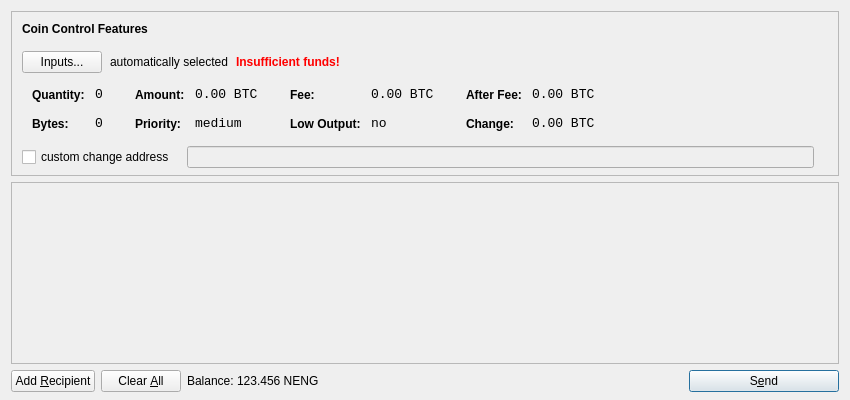
<?xml version="1.0" encoding="UTF-8"?>
<ui version="4.0">
 <class>SendCoinsDialog</class>
 <widget class="QDialog" name="SendCoinsDialog">
  <property name="geometry">
   <rect>
    <x>0</x>
    <y>0</y>
    <width>850</width>
    <height>400</height>
   </rect>
  </property>
  <property name="windowTitle">
   <string>Send Coins</string>
  </property>
  <layout class="QVBoxLayout" name="verticalLayout" stretch="0,1,0">
   <property name="bottomMargin">
    <number>8</number>
   </property>
   <item>
    <widget class="QFrame" name="frameCoinControl">
     <property name="sizePolicy">
      <sizepolicy hsizetype="Expanding" vsizetype="Expanding">
       <horstretch>0</horstretch>
       <verstretch>0</verstretch>
      </sizepolicy>
     </property>
     <property name="maximumSize">
      <size>
       <width>16777215</width>
       <height>16777215</height>
      </size>
     </property>
     <property name="frameShape">
      <enum>QFrame::StyledPanel</enum>
     </property>
     <property name="frameShadow">
      <enum>QFrame::Sunken</enum>
     </property>
     <layout class="QVBoxLayout" name="verticalLayoutCoinControl2">
      <property name="spacing">
       <number>-1</number>
      </property>
      <property name="leftMargin">
       <number>0</number>
      </property>
      <property name="topMargin">
       <number>0</number>
      </property>
      <property name="rightMargin">
       <number>0</number>
      </property>
      <property name="bottomMargin">
       <number>6</number>
      </property>
      <item>
       <layout class="QVBoxLayout" name="verticalLayoutCoinControl" stretch="0,0,0,0,1">
        <property name="spacing">
         <number>0</number>
        </property>
        <property name="leftMargin">
         <number>10</number>
        </property>
        <property name="topMargin">
         <number>10</number>
        </property>
        <item>
         <layout class="QHBoxLayout" name="horizontalLayoutCoinControl1">
          <property name="bottomMargin">
           <number>15</number>
          </property>
          <item>
           <widget class="QLabel" name="labelCoinControlFeatures">
            <property name="sizePolicy">
             <sizepolicy hsizetype="Preferred" vsizetype="Maximum">
              <horstretch>0</horstretch>
              <verstretch>0</verstretch>
             </sizepolicy>
            </property>
            <property name="font">
             <font>
              <weight>75</weight>
              <bold>true</bold>
             </font>
            </property>
            <property name="styleSheet">
             <string notr="true">font-weight:bold;</string>
            </property>
            <property name="text">
             <string>Coin Control Features</string>
            </property>
           </widget>
          </item>
         </layout>
        </item>
        <item>
         <layout class="QHBoxLayout" name="horizontalLayoutCoinControl2" stretch="0,0,0,0">
          <property name="spacing">
           <number>8</number>
          </property>
          <property name="bottomMargin">
           <number>10</number>
          </property>
          <item>
           <widget class="QPushButton" name="pushButtonCoinControl">
            <property name="styleSheet">
             <string notr="true"/>
            </property>
            <property name="text">
             <string>Inputs...</string>
            </property>
           </widget>
          </item>
          <item>
           <widget class="QLabel" name="labelCoinControlAutomaticallySelected">
            <property name="text">
             <string>automatically selected</string>
            </property>
            <property name="margin">
             <number>5</number>
            </property>
           </widget>
          </item>
          <item>
           <widget class="QLabel" name="labelCoinControlInsuffFunds">
            <property name="font">
             <font>
              <weight>75</weight>
              <bold>true</bold>
             </font>
            </property>
            <property name="styleSheet">
             <string notr="true">color:red;font-weight:bold;</string>
            </property>
            <property name="text">
             <string>Insufficient funds!</string>
            </property>
            <property name="margin">
             <number>5</number>
            </property>
           </widget>
          </item>
          <item>
           <spacer name="horizontalSpacerCoinControl">
            <property name="orientation">
             <enum>Qt::Horizontal</enum>
            </property>
            <property name="sizeHint" stdset="0">
             <size>
              <width>40</width>
              <height>1</height>
             </size>
            </property>
           </spacer>
          </item>
         </layout>
        </item>
        <item>
         <widget class="QWidget" name="widgetCoinControl" native="true">
          <property name="sizePolicy">
           <sizepolicy hsizetype="Preferred" vsizetype="Preferred">
            <horstretch>0</horstretch>
            <verstretch>0</verstretch>
           </sizepolicy>
          </property>
          <property name="minimumSize">
           <size>
            <width>0</width>
            <height>0</height>
           </size>
          </property>
          <property name="styleSheet">
           <string notr="true"/>
          </property>
          <layout class="QHBoxLayout" name="horizontalLayoutCoinControl5">
           <property name="margin">
            <number>0</number>
           </property>
           <item>
            <layout class="QHBoxLayout" name="horizontalLayoutCoinControl3" stretch="0,0,0,1">
             <property name="spacing">
              <number>20</number>
             </property>
             <property name="topMargin">
              <number>0</number>
             </property>
             <property name="bottomMargin">
              <number>10</number>
             </property>
             <item>
              <layout class="QFormLayout" name="formLayoutCoinControl1">
               <property name="horizontalSpacing">
                <number>10</number>
               </property>
               <property name="verticalSpacing">
                <number>14</number>
               </property>
               <property name="leftMargin">
                <number>10</number>
               </property>
               <property name="topMargin">
                <number>4</number>
               </property>
               <property name="rightMargin">
                <number>6</number>
               </property>
               <item row="0" column="0">
                <widget class="QLabel" name="labelCoinControlQuantityText">
                 <property name="styleSheet">
                  <string notr="true">font-weight:bold;</string>
                 </property>
                 <property name="text">
                  <string>Quantity:</string>
                 </property>
                 <property name="margin">
                  <number>0</number>
                 </property>
                </widget>
               </item>
               <item row="0" column="1">
                <widget class="QLabel" name="labelCoinControlQuantity">
                 <property name="font">
                  <font>
                   <family>Monospace</family>
                   <pointsize>10</pointsize>
                  </font>
                 </property>
                 <property name="cursor">
                  <cursorShape>IBeamCursor</cursorShape>
                 </property>
                 <property name="contextMenuPolicy">
                  <enum>Qt::ActionsContextMenu</enum>
                 </property>
                 <property name="text">
                  <string notr="true">0</string>
                 </property>
                 <property name="margin">
                  <number>0</number>
                 </property>
                 <property name="textInteractionFlags">
                  <set>Qt::LinksAccessibleByMouse|Qt::TextSelectableByKeyboard|Qt::TextSelectableByMouse</set>
                 </property>
                </widget>
               </item>
               <item row="1" column="0">
                <widget class="QLabel" name="labelCoinControlBytesText">
                 <property name="styleSheet">
                  <string notr="true">font-weight:bold;</string>
                 </property>
                 <property name="text">
                  <string>Bytes:</string>
                 </property>
                </widget>
               </item>
               <item row="1" column="1">
                <widget class="QLabel" name="labelCoinControlBytes">
                 <property name="font">
                  <font>
                   <family>Monospace</family>
                   <pointsize>10</pointsize>
                  </font>
                 </property>
                 <property name="cursor">
                  <cursorShape>IBeamCursor</cursorShape>
                 </property>
                 <property name="contextMenuPolicy">
                  <enum>Qt::ActionsContextMenu</enum>
                 </property>
                 <property name="text">
                  <string notr="true">0</string>
                 </property>
                 <property name="textInteractionFlags">
                  <set>Qt::LinksAccessibleByMouse|Qt::TextSelectableByKeyboard|Qt::TextSelectableByMouse</set>
                 </property>
                </widget>
               </item>
              </layout>
             </item>
             <item>
              <layout class="QFormLayout" name="formLayoutCoinControl2">
               <property name="horizontalSpacing">
                <number>10</number>
               </property>
               <property name="verticalSpacing">
                <number>14</number>
               </property>
               <property name="leftMargin">
                <number>6</number>
               </property>
               <property name="topMargin">
                <number>4</number>
               </property>
               <property name="rightMargin">
                <number>6</number>
               </property>
               <item row="0" column="0">
                <widget class="QLabel" name="labelCoinControlAmountText">
                 <property name="styleSheet">
                  <string notr="true">font-weight:bold;</string>
                 </property>
                 <property name="text">
                  <string>Amount:</string>
                 </property>
                 <property name="margin">
                  <number>0</number>
                 </property>
                </widget>
               </item>
               <item row="0" column="1">
                <widget class="QLabel" name="labelCoinControlAmount">
                 <property name="font">
                  <font>
                   <family>Monospace</family>
                   <pointsize>10</pointsize>
                  </font>
                 </property>
                 <property name="cursor">
                  <cursorShape>IBeamCursor</cursorShape>
                 </property>
                 <property name="contextMenuPolicy">
                  <enum>Qt::ActionsContextMenu</enum>
                 </property>
                 <property name="text">
                  <string notr="true">0.00 BTC</string>
                 </property>
                 <property name="textInteractionFlags">
                  <set>Qt::LinksAccessibleByMouse|Qt::TextSelectableByKeyboard|Qt::TextSelectableByMouse</set>
                 </property>
                </widget>
               </item>
               <item row="1" column="0">
                <widget class="QLabel" name="labelCoinControlPriorityText">
                 <property name="styleSheet">
                  <string notr="true">font-weight:bold;</string>
                 </property>
                 <property name="text">
                  <string>Priority:</string>
                 </property>
                </widget>
               </item>
               <item row="1" column="1">
                <widget class="QLabel" name="labelCoinControlPriority">
                 <property name="font">
                  <font>
                   <family>Monospace</family>
                   <pointsize>10</pointsize>
                  </font>
                 </property>
                 <property name="cursor">
                  <cursorShape>IBeamCursor</cursorShape>
                 </property>
                 <property name="contextMenuPolicy">
                  <enum>Qt::ActionsContextMenu</enum>
                 </property>
                 <property name="text">
                  <string>medium</string>
                 </property>
                 <property name="textInteractionFlags">
                  <set>Qt::LinksAccessibleByMouse|Qt::TextSelectableByKeyboard|Qt::TextSelectableByMouse</set>
                 </property>
                </widget>
               </item>
              </layout>
             </item>
             <item>
              <layout class="QFormLayout" name="formLayoutCoinControl3">
               <property name="horizontalSpacing">
                <number>10</number>
               </property>
               <property name="verticalSpacing">
                <number>14</number>
               </property>
               <property name="leftMargin">
                <number>6</number>
               </property>
               <property name="topMargin">
                <number>4</number>
               </property>
               <property name="rightMargin">
                <number>6</number>
               </property>
               <item row="0" column="0">
                <widget class="QLabel" name="labelCoinControlFeeText">
                 <property name="styleSheet">
                  <string notr="true">font-weight:bold;</string>
                 </property>
                 <property name="text">
                  <string>Fee:</string>
                 </property>
                 <property name="margin">
                  <number>0</number>
                 </property>
                </widget>
               </item>
               <item row="0" column="1">
                <widget class="QLabel" name="labelCoinControlFee">
                 <property name="font">
                  <font>
                   <family>Monospace</family>
                   <pointsize>10</pointsize>
                  </font>
                 </property>
                 <property name="cursor">
                  <cursorShape>IBeamCursor</cursorShape>
                 </property>
                 <property name="contextMenuPolicy">
                  <enum>Qt::ActionsContextMenu</enum>
                 </property>
                 <property name="text">
                  <string notr="true">0.00 BTC</string>
                 </property>
                 <property name="textInteractionFlags">
                  <set>Qt::LinksAccessibleByMouse|Qt::TextSelectableByKeyboard|Qt::TextSelectableByMouse</set>
                 </property>
                </widget>
               </item>
               <item row="1" column="0">
                <widget class="QLabel" name="labelCoinControlLowOutputText">
                 <property name="styleSheet">
                  <string notr="true">font-weight:bold;</string>
                 </property>
                 <property name="text">
                  <string>Low Output:</string>
                 </property>
                </widget>
               </item>
               <item row="1" column="1">
                <widget class="QLabel" name="labelCoinControlLowOutput">
                 <property name="font">
                  <font>
                   <family>Monospace</family>
                   <pointsize>10</pointsize>
                  </font>
                 </property>
                 <property name="cursor">
                  <cursorShape>IBeamCursor</cursorShape>
                 </property>
                 <property name="contextMenuPolicy">
                  <enum>Qt::ActionsContextMenu</enum>
                 </property>
                 <property name="text">
                  <string>no</string>
                 </property>
                 <property name="textInteractionFlags">
                  <set>Qt::LinksAccessibleByMouse|Qt::TextSelectableByKeyboard|Qt::TextSelectableByMouse</set>
                 </property>
                </widget>
               </item>
              </layout>
             </item>
             <item>
              <layout class="QFormLayout" name="formLayoutCoinControl4">
               <property name="horizontalSpacing">
                <number>10</number>
               </property>
               <property name="verticalSpacing">
                <number>14</number>
               </property>
               <property name="leftMargin">
                <number>6</number>
               </property>
               <property name="topMargin">
                <number>4</number>
               </property>
               <property name="rightMargin">
                <number>6</number>
               </property>
               <item row="0" column="0">
                <widget class="QLabel" name="labelCoinControlAfterFeeText">
                 <property name="styleSheet">
                  <string notr="true">font-weight:bold;</string>
                 </property>
                 <property name="text">
                  <string>After Fee:</string>
                 </property>
                 <property name="margin">
                  <number>0</number>
                 </property>
                </widget>
               </item>
               <item row="0" column="1">
                <widget class="QLabel" name="labelCoinControlAfterFee">
                 <property name="font">
                  <font>
                   <family>Monospace</family>
                   <pointsize>10</pointsize>
                  </font>
                 </property>
                 <property name="cursor">
                  <cursorShape>IBeamCursor</cursorShape>
                 </property>
                 <property name="contextMenuPolicy">
                  <enum>Qt::ActionsContextMenu</enum>
                 </property>
                 <property name="text">
                  <string notr="true">0.00 BTC</string>
                 </property>
                 <property name="textInteractionFlags">
                  <set>Qt::LinksAccessibleByMouse|Qt::TextSelectableByKeyboard|Qt::TextSelectableByMouse</set>
                 </property>
                </widget>
               </item>
               <item row="1" column="0">
                <widget class="QLabel" name="labelCoinControlChangeText">
                 <property name="styleSheet">
                  <string notr="true">font-weight:bold;</string>
                 </property>
                 <property name="text">
                  <string>Change:</string>
                 </property>
                </widget>
               </item>
               <item row="1" column="1">
                <widget class="QLabel" name="labelCoinControlChange">
                 <property name="font">
                  <font>
                   <family>Monospace</family>
                   <pointsize>10</pointsize>
                  </font>
                 </property>
                 <property name="cursor">
                  <cursorShape>IBeamCursor</cursorShape>
                 </property>
                 <property name="contextMenuPolicy">
                  <enum>Qt::ActionsContextMenu</enum>
                 </property>
                 <property name="text">
                  <string notr="true">0.00 BTC</string>
                 </property>
                 <property name="textInteractionFlags">
                  <set>Qt::LinksAccessibleByMouse|Qt::TextSelectableByKeyboard|Qt::TextSelectableByMouse</set>
                 </property>
                </widget>
               </item>
              </layout>
             </item>
            </layout>
           </item>
          </layout>
         </widget>
        </item>
        <item>
         <layout class="QHBoxLayout" name="horizontalLayoutCoinControl4" stretch="0,0,0">
          <property name="spacing">
           <number>12</number>
          </property>
          <property name="sizeConstraint">
           <enum>QLayout::SetDefaultConstraint</enum>
          </property>
          <property name="topMargin">
           <number>5</number>
          </property>
          <property name="rightMargin">
           <number>5</number>
          </property>
          <item>
           <widget class="QCheckBox" name="checkBoxCoinControlChange">
            <property name="text">
             <string>custom change address</string>
            </property>
           </widget>
          </item>
          <item>
           <widget class="QLineEdit" name="lineEditCoinControlChange">
            <property name="enabled">
             <bool>false</bool>
            </property>
            <property name="sizePolicy">
             <sizepolicy hsizetype="Expanding" vsizetype="Fixed">
              <horstretch>0</horstretch>
              <verstretch>0</verstretch>
             </sizepolicy>
            </property>
           </widget>
          </item>
          <item>
           <widget class="QLabel" name="labelCoinControlChangeLabel">
            <property name="sizePolicy">
             <sizepolicy hsizetype="Preferred" vsizetype="Expanding">
              <horstretch>0</horstretch>
              <verstretch>0</verstretch>
             </sizepolicy>
            </property>
            <property name="minimumSize">
             <size>
              <width>0</width>
              <height>0</height>
             </size>
            </property>
            <property name="text">
             <string/>
            </property>
            <property name="margin">
             <number>3</number>
            </property>
           </widget>
          </item>
         </layout>
        </item>
        <item>
         <spacer name="verticalSpacerCoinControl">
          <property name="orientation">
           <enum>Qt::Vertical</enum>
          </property>
          <property name="sizeHint" stdset="0">
           <size>
            <width>800</width>
            <height>1</height>
           </size>
          </property>
         </spacer>
        </item>
       </layout>
      </item>
     </layout>
    </widget>
   </item>
   <item>
    <widget class="QScrollArea" name="scrollArea">
     <property name="widgetResizable">
      <bool>true</bool>
     </property>
     <widget class="QWidget" name="scrollAreaWidgetContents">
      <property name="geometry">
       <rect>
        <x>0</x>
        <y>0</y>
        <width>830</width>
        <height>165</height>
       </rect>
      </property>
      <layout class="QVBoxLayout" name="verticalLayout_2">
       <property name="margin">
        <number>0</number>
       </property>
       <item>
        <layout class="QVBoxLayout" name="entries">
         <property name="spacing">
          <number>6</number>
         </property>
        </layout>
       </item>
       <item>
        <spacer name="verticalSpacer">
         <property name="orientation">
          <enum>Qt::Vertical</enum>
         </property>
         <property name="sizeHint" stdset="0">
          <size>
           <width>20</width>
           <height>40</height>
          </size>
         </property>
        </spacer>
       </item>
      </layout>
     </widget>
    </widget>
   </item>
   <item>
    <layout class="QHBoxLayout" name="horizontalLayout">
     <item>
      <widget class="QPushButton" name="addButton">
       <property name="toolTip">
        <string>Send to multiple recipients at once</string>
       </property>
       <property name="text">
        <string>Add &amp;Recipient</string>
       </property>
       <property name="icon">
        <iconset resource="../bitcoin.qrc">
         <normaloff>:/icons/add</normaloff>:/icons/add</iconset>
       </property>
       <property name="autoDefault">
        <bool>false</bool>
       </property>
      </widget>
     </item>
     <item>
      <widget class="QPushButton" name="clearButton">
       <property name="sizePolicy">
        <sizepolicy hsizetype="Minimum" vsizetype="Fixed">
         <horstretch>0</horstretch>
         <verstretch>0</verstretch>
        </sizepolicy>
       </property>
       <property name="toolTip">
        <string>Remove all transaction fields</string>
       </property>
       <property name="text">
        <string>Clear &amp;All</string>
       </property>
       <property name="icon">
        <iconset resource="../bitcoin.qrc">
         <normaloff>:/icons/remove</normaloff>:/icons/remove</iconset>
       </property>
       <property name="autoRepeatDelay">
        <number>300</number>
       </property>
       <property name="autoDefault">
        <bool>false</bool>
       </property>
      </widget>
     </item>
     <item>
      <layout class="QHBoxLayout" name="horizontalLayout_2">
       <property name="spacing">
        <number>3</number>
       </property>
       <item>
        <widget class="QLabel" name="label">
         <property name="text">
          <string>Balance:</string>
         </property>
        </widget>
       </item>
       <item>
        <widget class="QLabel" name="labelBalance">
         <property name="cursor">
          <cursorShape>IBeamCursor</cursorShape>
         </property>
         <property name="text">
          <string>123.456 NENG</string>
         </property>
         <property name="textInteractionFlags">
          <set>Qt::LinksAccessibleByMouse|Qt::TextSelectableByKeyboard|Qt::TextSelectableByMouse</set>
         </property>
        </widget>
       </item>
      </layout>
     </item>
     <item>
      <spacer name="horizontalSpacer">
       <property name="orientation">
        <enum>Qt::Horizontal</enum>
       </property>
       <property name="sizeHint" stdset="0">
        <size>
         <width>40</width>
         <height>20</height>
        </size>
       </property>
      </spacer>
     </item>
     <item>
      <widget class="QPushButton" name="sendButton">
       <property name="minimumSize">
        <size>
         <width>150</width>
         <height>0</height>
        </size>
       </property>
       <property name="toolTip">
        <string>Confirm the send action</string>
       </property>
       <property name="text">
        <string>S&amp;end</string>
       </property>
       <property name="icon">
        <iconset resource="../bitcoin.qrc">
         <normaloff>:/icons/send</normaloff>:/icons/send</iconset>
       </property>
       <property name="default">
        <bool>true</bool>
       </property>
      </widget>
     </item>
    </layout>
   </item>
  </layout>
 </widget>
 <resources>
  <include location="../bitcoin.qrc"/>
 </resources>
 <connections/>
</ui>
